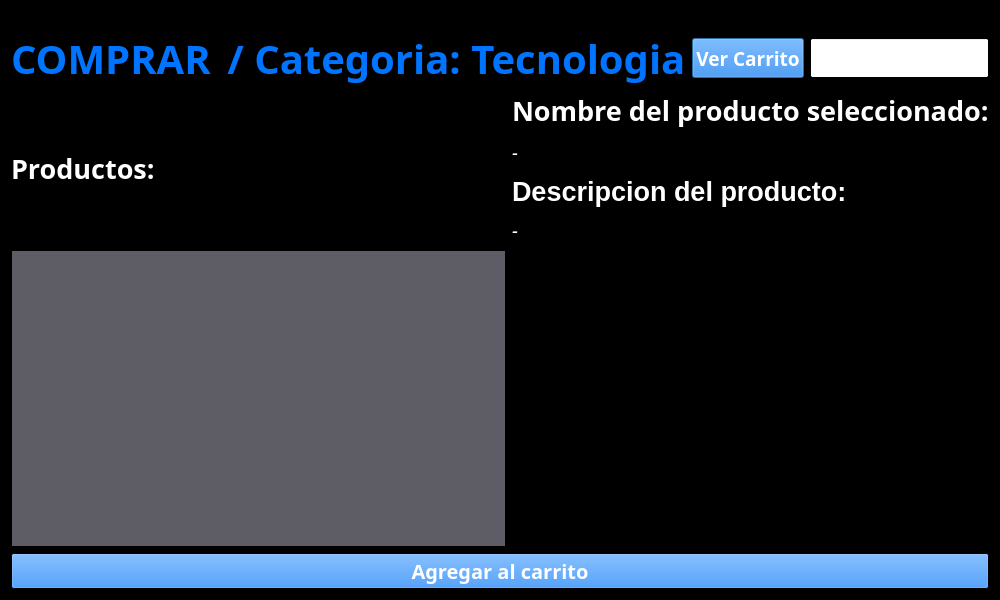
<?xml version="1.0" encoding="UTF-8"?>
<ui version="4.0">
 <class>tecnologia</class>
 <widget class="QDialog" name="tecnologia">
  <property name="geometry">
   <rect>
    <x>0</x>
    <y>0</y>
    <width>1000</width>
    <height>600</height>
   </rect>
  </property>
  <property name="minimumSize">
   <size>
    <width>1000</width>
    <height>600</height>
   </size>
  </property>
  <property name="maximumSize">
   <size>
    <width>1000</width>
    <height>600</height>
   </size>
  </property>
  <property name="palette">
   <palette>
    <active>
     <colorrole role="Base">
      <brush brushstyle="SolidPattern">
       <color alpha="255">
        <red>255</red>
        <green>255</green>
        <blue>255</blue>
       </color>
      </brush>
     </colorrole>
     <colorrole role="Window">
      <brush brushstyle="SolidPattern">
       <color alpha="255">
        <red>0</red>
        <green>0</green>
        <blue>0</blue>
       </color>
      </brush>
     </colorrole>
    </active>
    <inactive>
     <colorrole role="Base">
      <brush brushstyle="SolidPattern">
       <color alpha="255">
        <red>255</red>
        <green>255</green>
        <blue>255</blue>
       </color>
      </brush>
     </colorrole>
     <colorrole role="Window">
      <brush brushstyle="SolidPattern">
       <color alpha="255">
        <red>0</red>
        <green>0</green>
        <blue>0</blue>
       </color>
      </brush>
     </colorrole>
    </inactive>
    <disabled>
     <colorrole role="Base">
      <brush brushstyle="SolidPattern">
       <color alpha="255">
        <red>0</red>
        <green>0</green>
        <blue>0</blue>
       </color>
      </brush>
     </colorrole>
     <colorrole role="Window">
      <brush brushstyle="SolidPattern">
       <color alpha="255">
        <red>0</red>
        <green>0</green>
        <blue>0</blue>
       </color>
      </brush>
     </colorrole>
    </disabled>
   </palette>
  </property>
  <property name="windowTitle">
   <string>Ventana Terciaria</string>
  </property>
  <layout class="QVBoxLayout" name="verticalLayout">
   <item>
    <widget class="QLabel" name="label_3">
     <property name="text">
      <string>TextLabel</string>
     </property>
    </widget>
   </item>
   <item>
    <layout class="QVBoxLayout" name="verticalLayout_4">
     <item>
      <layout class="QHBoxLayout" name="horizontalLayout">
       <item>
        <widget class="QLabel" name="lVENDER">
         <property name="maximumSize">
          <size>
           <width>200</width>
           <height>16777215</height>
          </size>
         </property>
         <property name="palette">
          <palette>
           <active>
            <colorrole role="WindowText">
             <brush brushstyle="SolidPattern">
              <color alpha="255">
               <red>0</red>
               <green>116</green>
               <blue>255</blue>
              </color>
             </brush>
            </colorrole>
           </active>
           <inactive>
            <colorrole role="WindowText">
             <brush brushstyle="SolidPattern">
              <color alpha="255">
               <red>0</red>
               <green>116</green>
               <blue>255</blue>
              </color>
             </brush>
            </colorrole>
           </inactive>
           <disabled>
            <colorrole role="WindowText">
             <brush brushstyle="SolidPattern">
              <color alpha="255">
               <red>190</red>
               <green>190</green>
               <blue>190</blue>
              </color>
             </brush>
            </colorrole>
           </disabled>
          </palette>
         </property>
         <property name="font">
          <font>
           <family>San Francisco Display</family>
           <pointsize>30</pointsize>
           <weight>75</weight>
           <bold>true</bold>
          </font>
         </property>
         <property name="text">
          <string>COMPRAR</string>
         </property>
        </widget>
       </item>
       <item>
        <widget class="QLabel" name="label_2">
         <property name="palette">
          <palette>
           <active>
            <colorrole role="WindowText">
             <brush brushstyle="SolidPattern">
              <color alpha="255">
               <red>0</red>
               <green>116</green>
               <blue>255</blue>
              </color>
             </brush>
            </colorrole>
           </active>
           <inactive>
            <colorrole role="WindowText">
             <brush brushstyle="SolidPattern">
              <color alpha="255">
               <red>0</red>
               <green>116</green>
               <blue>255</blue>
              </color>
             </brush>
            </colorrole>
           </inactive>
           <disabled>
            <colorrole role="WindowText">
             <brush brushstyle="SolidPattern">
              <color alpha="255">
               <red>190</red>
               <green>190</green>
               <blue>190</blue>
              </color>
             </brush>
            </colorrole>
           </disabled>
          </palette>
         </property>
         <property name="font">
          <font>
           <family>San Francisco Display</family>
           <pointsize>30</pointsize>
           <weight>75</weight>
           <bold>true</bold>
          </font>
         </property>
         <property name="text">
          <string> / Categoria: Tecnologia</string>
         </property>
        </widget>
       </item>
       <item>
        <widget class="QPushButton" name="pVerCarrito">
         <property name="maximumSize">
          <size>
           <width>170</width>
           <height>40</height>
          </size>
         </property>
         <property name="palette">
          <palette>
           <active>
            <colorrole role="Button">
             <brush brushstyle="SolidPattern">
              <color alpha="255">
               <red>0</red>
               <green>116</green>
               <blue>255</blue>
              </color>
             </brush>
            </colorrole>
            <colorrole role="ButtonText">
             <brush brushstyle="SolidPattern">
              <color alpha="255">
               <red>255</red>
               <green>255</green>
               <blue>255</blue>
              </color>
             </brush>
            </colorrole>
           </active>
           <inactive>
            <colorrole role="Button">
             <brush brushstyle="SolidPattern">
              <color alpha="255">
               <red>0</red>
               <green>116</green>
               <blue>255</blue>
              </color>
             </brush>
            </colorrole>
            <colorrole role="ButtonText">
             <brush brushstyle="SolidPattern">
              <color alpha="255">
               <red>255</red>
               <green>255</green>
               <blue>255</blue>
              </color>
             </brush>
            </colorrole>
           </inactive>
           <disabled>
            <colorrole role="Button">
             <brush brushstyle="SolidPattern">
              <color alpha="255">
               <red>0</red>
               <green>116</green>
               <blue>255</blue>
              </color>
             </brush>
            </colorrole>
            <colorrole role="ButtonText">
             <brush brushstyle="SolidPattern">
              <color alpha="255">
               <red>190</red>
               <green>190</green>
               <blue>190</blue>
              </color>
             </brush>
            </colorrole>
           </disabled>
          </palette>
         </property>
         <property name="font">
          <font>
           <family>San Francisco Display</family>
           <pointsize>14</pointsize>
           <weight>75</weight>
           <bold>true</bold>
          </font>
         </property>
         <property name="text">
          <string>Ver Carrito</string>
         </property>
         <property name="icon">
          <iconset theme="boton.jpg">
           <normaloff>.</normaloff>.</iconset>
         </property>
        </widget>
       </item>
       <item>
        <widget class="QLineEdit" name="lBuscar">
         <property name="minimumSize">
          <size>
           <width>100</width>
           <height>0</height>
          </size>
         </property>
         <property name="maximumSize">
          <size>
           <width>200</width>
           <height>40</height>
          </size>
         </property>
        </widget>
       </item>
      </layout>
     </item>
    </layout>
   </item>
   <item>
    <layout class="QGridLayout" name="gridLayout">
     <item row="1" column="0">
      <widget class="QListView" name="listView">
       <property name="palette">
        <palette>
         <active>
          <colorrole role="WindowText">
           <brush brushstyle="SolidPattern">
            <color alpha="255">
             <red>255</red>
             <green>255</green>
             <blue>255</blue>
            </color>
           </brush>
          </colorrole>
          <colorrole role="Button">
           <brush brushstyle="SolidPattern">
            <color alpha="255">
             <red>154</red>
             <green>153</green>
             <blue>150</blue>
            </color>
           </brush>
          </colorrole>
          <colorrole role="Light">
           <brush brushstyle="SolidPattern">
            <color alpha="255">
             <red>154</red>
             <green>153</green>
             <blue>150</blue>
            </color>
           </brush>
          </colorrole>
          <colorrole role="Text">
           <brush brushstyle="SolidPattern">
            <color alpha="255">
             <red>255</red>
             <green>255</green>
             <blue>255</blue>
            </color>
           </brush>
          </colorrole>
          <colorrole role="BrightText">
           <brush brushstyle="SolidPattern">
            <color alpha="255">
             <red>255</red>
             <green>255</green>
             <blue>255</blue>
            </color>
           </brush>
          </colorrole>
          <colorrole role="ButtonText">
           <brush brushstyle="SolidPattern">
            <color alpha="255">
             <red>255</red>
             <green>255</green>
             <blue>255</blue>
            </color>
           </brush>
          </colorrole>
          <colorrole role="Base">
           <brush brushstyle="SolidPattern">
            <color alpha="255">
             <red>94</red>
             <green>92</green>
             <blue>100</blue>
            </color>
           </brush>
          </colorrole>
          <colorrole role="Highlight">
           <brush brushstyle="SolidPattern">
            <color alpha="255">
             <red>0</red>
             <green>116</green>
             <blue>255</blue>
            </color>
           </brush>
          </colorrole>
          <colorrole role="ToolTipText">
           <brush brushstyle="SolidPattern">
            <color alpha="255">
             <red>255</red>
             <green>255</green>
             <blue>255</blue>
            </color>
           </brush>
          </colorrole>
          <colorrole role="PlaceholderText">
           <brush brushstyle="SolidPattern">
            <color alpha="128">
             <red>255</red>
             <green>255</green>
             <blue>255</blue>
            </color>
           </brush>
          </colorrole>
         </active>
         <inactive>
          <colorrole role="WindowText">
           <brush brushstyle="SolidPattern">
            <color alpha="255">
             <red>255</red>
             <green>255</green>
             <blue>255</blue>
            </color>
           </brush>
          </colorrole>
          <colorrole role="Button">
           <brush brushstyle="SolidPattern">
            <color alpha="255">
             <red>154</red>
             <green>153</green>
             <blue>150</blue>
            </color>
           </brush>
          </colorrole>
          <colorrole role="Light">
           <brush brushstyle="SolidPattern">
            <color alpha="255">
             <red>154</red>
             <green>153</green>
             <blue>150</blue>
            </color>
           </brush>
          </colorrole>
          <colorrole role="Text">
           <brush brushstyle="SolidPattern">
            <color alpha="255">
             <red>255</red>
             <green>255</green>
             <blue>255</blue>
            </color>
           </brush>
          </colorrole>
          <colorrole role="BrightText">
           <brush brushstyle="SolidPattern">
            <color alpha="255">
             <red>255</red>
             <green>255</green>
             <blue>255</blue>
            </color>
           </brush>
          </colorrole>
          <colorrole role="ButtonText">
           <brush brushstyle="SolidPattern">
            <color alpha="255">
             <red>255</red>
             <green>255</green>
             <blue>255</blue>
            </color>
           </brush>
          </colorrole>
          <colorrole role="Base">
           <brush brushstyle="SolidPattern">
            <color alpha="255">
             <red>94</red>
             <green>92</green>
             <blue>100</blue>
            </color>
           </brush>
          </colorrole>
          <colorrole role="Highlight">
           <brush brushstyle="SolidPattern">
            <color alpha="255">
             <red>0</red>
             <green>116</green>
             <blue>255</blue>
            </color>
           </brush>
          </colorrole>
          <colorrole role="ToolTipText">
           <brush brushstyle="SolidPattern">
            <color alpha="255">
             <red>255</red>
             <green>255</green>
             <blue>255</blue>
            </color>
           </brush>
          </colorrole>
          <colorrole role="PlaceholderText">
           <brush brushstyle="SolidPattern">
            <color alpha="128">
             <red>255</red>
             <green>255</green>
             <blue>255</blue>
            </color>
           </brush>
          </colorrole>
         </inactive>
         <disabled>
          <colorrole role="WindowText">
           <brush brushstyle="SolidPattern">
            <color alpha="255">
             <red>190</red>
             <green>190</green>
             <blue>190</blue>
            </color>
           </brush>
          </colorrole>
          <colorrole role="Button">
           <brush brushstyle="SolidPattern">
            <color alpha="255">
             <red>154</red>
             <green>153</green>
             <blue>150</blue>
            </color>
           </brush>
          </colorrole>
          <colorrole role="Light">
           <brush brushstyle="SolidPattern">
            <color alpha="255">
             <red>154</red>
             <green>153</green>
             <blue>150</blue>
            </color>
           </brush>
          </colorrole>
          <colorrole role="Text">
           <brush brushstyle="SolidPattern">
            <color alpha="255">
             <red>190</red>
             <green>190</green>
             <blue>190</blue>
            </color>
           </brush>
          </colorrole>
          <colorrole role="BrightText">
           <brush brushstyle="SolidPattern">
            <color alpha="255">
             <red>255</red>
             <green>255</green>
             <blue>255</blue>
            </color>
           </brush>
          </colorrole>
          <colorrole role="ButtonText">
           <brush brushstyle="SolidPattern">
            <color alpha="255">
             <red>190</red>
             <green>190</green>
             <blue>190</blue>
            </color>
           </brush>
          </colorrole>
          <colorrole role="Base">
           <brush brushstyle="SolidPattern">
            <color alpha="255">
             <red>0</red>
             <green>0</green>
             <blue>0</blue>
            </color>
           </brush>
          </colorrole>
          <colorrole role="Highlight">
           <brush brushstyle="SolidPattern">
            <color alpha="255">
             <red>145</red>
             <green>145</green>
             <blue>145</blue>
            </color>
           </brush>
          </colorrole>
          <colorrole role="ToolTipText">
           <brush brushstyle="SolidPattern">
            <color alpha="255">
             <red>255</red>
             <green>255</green>
             <blue>255</blue>
            </color>
           </brush>
          </colorrole>
          <colorrole role="PlaceholderText">
           <brush brushstyle="SolidPattern">
            <color alpha="128">
             <red>0</red>
             <green>0</green>
             <blue>0</blue>
            </color>
           </brush>
          </colorrole>
         </disabled>
        </palette>
       </property>
       <property name="font">
        <font>
         <pointsize>17</pointsize>
        </font>
       </property>
      </widget>
     </item>
     <item row="0" column="0">
      <widget class="QLabel" name="label">
       <property name="palette">
        <palette>
         <active>
          <colorrole role="WindowText">
           <brush brushstyle="SolidPattern">
            <color alpha="255">
             <red>255</red>
             <green>255</green>
             <blue>255</blue>
            </color>
           </brush>
          </colorrole>
         </active>
         <inactive>
          <colorrole role="WindowText">
           <brush brushstyle="SolidPattern">
            <color alpha="255">
             <red>255</red>
             <green>255</green>
             <blue>255</blue>
            </color>
           </brush>
          </colorrole>
         </inactive>
         <disabled>
          <colorrole role="WindowText">
           <brush brushstyle="SolidPattern">
            <color alpha="255">
             <red>190</red>
             <green>190</green>
             <blue>190</blue>
            </color>
           </brush>
          </colorrole>
         </disabled>
        </palette>
       </property>
       <property name="font">
        <font>
         <family>San Francisco Display</family>
         <pointsize>20</pointsize>
         <weight>75</weight>
         <bold>true</bold>
        </font>
       </property>
       <property name="text">
        <string>Productos:</string>
       </property>
      </widget>
     </item>
     <item row="0" column="1">
      <layout class="QVBoxLayout" name="verticalLayout_2" stretch="0,0,0,0">
       <property name="spacing">
        <number>10</number>
       </property>
       <property name="sizeConstraint">
        <enum>QLayout::SetDefaultConstraint</enum>
       </property>
       <item>
        <widget class="QLabel" name="NombreLabel">
         <property name="maximumSize">
          <size>
           <width>500</width>
           <height>16777215</height>
          </size>
         </property>
         <property name="baseSize">
          <size>
           <width>500</width>
           <height>0</height>
          </size>
         </property>
         <property name="palette">
          <palette>
           <active>
            <colorrole role="WindowText">
             <brush brushstyle="SolidPattern">
              <color alpha="255">
               <red>255</red>
               <green>255</green>
               <blue>255</blue>
              </color>
             </brush>
            </colorrole>
           </active>
           <inactive>
            <colorrole role="WindowText">
             <brush brushstyle="SolidPattern">
              <color alpha="255">
               <red>255</red>
               <green>255</green>
               <blue>255</blue>
              </color>
             </brush>
            </colorrole>
           </inactive>
           <disabled>
            <colorrole role="WindowText">
             <brush brushstyle="SolidPattern">
              <color alpha="255">
               <red>190</red>
               <green>190</green>
               <blue>190</blue>
              </color>
             </brush>
            </colorrole>
           </disabled>
          </palette>
         </property>
         <property name="font">
          <font>
           <family>San Francisco Display</family>
           <pointsize>20</pointsize>
           <weight>75</weight>
           <bold>true</bold>
          </font>
         </property>
         <property name="text">
          <string>Nombre del producto seleccionado:</string>
         </property>
        </widget>
       </item>
       <item>
        <widget class="QLabel" name="TextLabel1">
         <property name="maximumSize">
          <size>
           <width>500</width>
           <height>16777215</height>
          </size>
         </property>
         <property name="baseSize">
          <size>
           <width>500</width>
           <height>0</height>
          </size>
         </property>
         <property name="palette">
          <palette>
           <active>
            <colorrole role="WindowText">
             <brush brushstyle="SolidPattern">
              <color alpha="255">
               <red>255</red>
               <green>255</green>
               <blue>255</blue>
              </color>
             </brush>
            </colorrole>
           </active>
           <inactive>
            <colorrole role="WindowText">
             <brush brushstyle="SolidPattern">
              <color alpha="255">
               <red>255</red>
               <green>255</green>
               <blue>255</blue>
              </color>
             </brush>
            </colorrole>
           </inactive>
           <disabled>
            <colorrole role="WindowText">
             <brush brushstyle="SolidPattern">
              <color alpha="255">
               <red>190</red>
               <green>190</green>
               <blue>190</blue>
              </color>
             </brush>
            </colorrole>
           </disabled>
          </palette>
         </property>
         <property name="font">
          <font>
           <family>San Francisco Display</family>
           <pointsize>14</pointsize>
           <weight>50</weight>
           <italic>true</italic>
           <bold>false</bold>
          </font>
         </property>
         <property name="text">
          <string>-</string>
         </property>
        </widget>
       </item>
       <item>
        <widget class="QLabel" name="DescripcionLabel">
         <property name="maximumSize">
          <size>
           <width>500</width>
           <height>16777215</height>
          </size>
         </property>
         <property name="baseSize">
          <size>
           <width>500</width>
           <height>0</height>
          </size>
         </property>
         <property name="palette">
          <palette>
           <active>
            <colorrole role="WindowText">
             <brush brushstyle="SolidPattern">
              <color alpha="255">
               <red>255</red>
               <green>255</green>
               <blue>255</blue>
              </color>
             </brush>
            </colorrole>
           </active>
           <inactive>
            <colorrole role="WindowText">
             <brush brushstyle="SolidPattern">
              <color alpha="255">
               <red>255</red>
               <green>255</green>
               <blue>255</blue>
              </color>
             </brush>
            </colorrole>
           </inactive>
           <disabled>
            <colorrole role="WindowText">
             <brush brushstyle="SolidPattern">
              <color alpha="255">
               <red>190</red>
               <green>190</green>
               <blue>190</blue>
              </color>
             </brush>
            </colorrole>
           </disabled>
          </palette>
         </property>
         <property name="font">
          <font>
           <pointsize>20</pointsize>
           <weight>75</weight>
           <bold>true</bold>
          </font>
         </property>
         <property name="text">
          <string>Descripcion del producto:</string>
         </property>
        </widget>
       </item>
       <item>
        <widget class="QLabel" name="TextLabel2">
         <property name="maximumSize">
          <size>
           <width>500</width>
           <height>16777215</height>
          </size>
         </property>
         <property name="baseSize">
          <size>
           <width>500</width>
           <height>0</height>
          </size>
         </property>
         <property name="palette">
          <palette>
           <active>
            <colorrole role="WindowText">
             <brush brushstyle="SolidPattern">
              <color alpha="255">
               <red>255</red>
               <green>255</green>
               <blue>255</blue>
              </color>
             </brush>
            </colorrole>
           </active>
           <inactive>
            <colorrole role="WindowText">
             <brush brushstyle="SolidPattern">
              <color alpha="255">
               <red>255</red>
               <green>255</green>
               <blue>255</blue>
              </color>
             </brush>
            </colorrole>
           </inactive>
           <disabled>
            <colorrole role="WindowText">
             <brush brushstyle="SolidPattern">
              <color alpha="255">
               <red>190</red>
               <green>190</green>
               <blue>190</blue>
              </color>
             </brush>
            </colorrole>
           </disabled>
          </palette>
         </property>
         <property name="font">
          <font>
           <family>San Francisco Display</family>
           <pointsize>14</pointsize>
           <weight>50</weight>
           <italic>true</italic>
           <bold>false</bold>
          </font>
         </property>
         <property name="text">
          <string>-</string>
         </property>
        </widget>
       </item>
      </layout>
     </item>
    </layout>
   </item>
   <item>
    <widget class="QPushButton" name="pCarrito">
     <property name="maximumSize">
      <size>
       <width>16777215</width>
       <height>40</height>
      </size>
     </property>
     <property name="palette">
      <palette>
       <active>
        <colorrole role="Button">
         <brush brushstyle="SolidPattern">
          <color alpha="255">
           <red>0</red>
           <green>116</green>
           <blue>255</blue>
          </color>
         </brush>
        </colorrole>
        <colorrole role="ButtonText">
         <brush brushstyle="SolidPattern">
          <color alpha="255">
           <red>255</red>
           <green>255</green>
           <blue>255</blue>
          </color>
         </brush>
        </colorrole>
       </active>
       <inactive>
        <colorrole role="Button">
         <brush brushstyle="SolidPattern">
          <color alpha="255">
           <red>0</red>
           <green>116</green>
           <blue>255</blue>
          </color>
         </brush>
        </colorrole>
        <colorrole role="ButtonText">
         <brush brushstyle="SolidPattern">
          <color alpha="255">
           <red>255</red>
           <green>255</green>
           <blue>255</blue>
          </color>
         </brush>
        </colorrole>
       </inactive>
       <disabled>
        <colorrole role="Button">
         <brush brushstyle="SolidPattern">
          <color alpha="255">
           <red>0</red>
           <green>116</green>
           <blue>255</blue>
          </color>
         </brush>
        </colorrole>
        <colorrole role="ButtonText">
         <brush brushstyle="SolidPattern">
          <color alpha="255">
           <red>190</red>
           <green>190</green>
           <blue>190</blue>
          </color>
         </brush>
        </colorrole>
       </disabled>
      </palette>
     </property>
     <property name="font">
      <font>
       <family>San Francisco Display</family>
       <pointsize>15</pointsize>
       <weight>75</weight>
       <bold>true</bold>
      </font>
     </property>
     <property name="text">
      <string>Agregar al carrito</string>
     </property>
    </widget>
   </item>
  </layout>
 </widget>
 <resources/>
 <connections/>
</ui>
